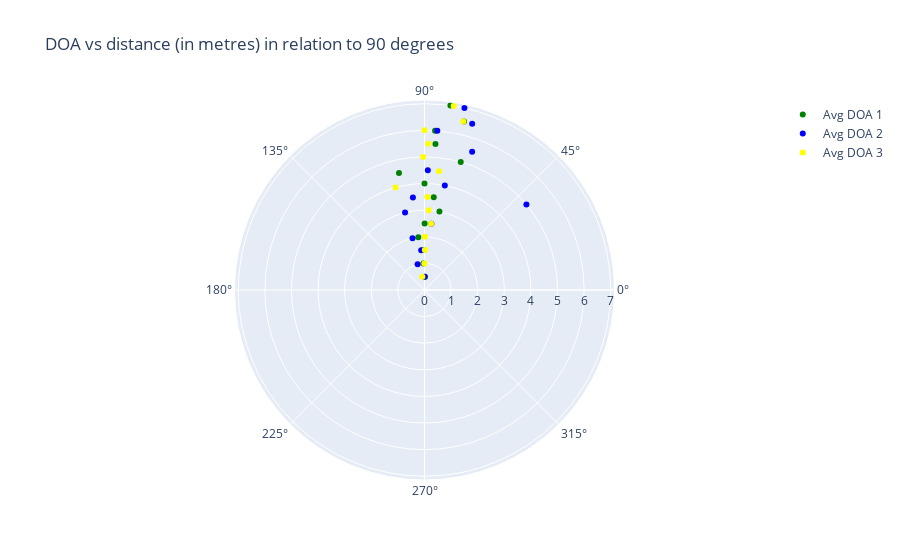

Write notebook code for a chart like this one.
### Code cell
fig = go.Figure()

fig.add_trace(go.Scatterpolar(
    r=[0.5,1,1.5,2,2.5,3,3.5,4,4.5,5,5.5,6,6.5,7],
    theta=avg_doa,
    mode='markers',
    marker=dict(color='green'),
    name='Avg DOA 1',
    
    
))

fig.add_trace(go.Scatterpolar(
    r=[0.5,1,1.5,2,2.5,3,3.5,4,4.5,5,5.5,6,6.5,7],
    theta=avg_doa2,
    mode='markers',
    marker=dict(color='blue'),
    name='Avg DOA 2',

))

fig.add_trace(go.Scatterpolar(
    r=[0.5,1,1.5,2,2.5,3,3.5,4,4.5,5,5.5,6,6.5,7],
    theta=avg_doa3,
    mode='markers',
    marker=dict(color='yellow'),
    name='Avg DOA 3',

))

fig.update_layout(
    showlegend=True,
    title='DOA vs distance (in metres) in relation to 90 degrees',

)
fig.show()

### Figure 1 — Plotly figure (JSON) as saved in the notebook; plotly's stock layout.template omitted (floating-point values rounded to 4 significant figures)
{"data": [{"marker": {"color": "green"}, "mode": "markers", "name": "Avg DOA 1", "r": [0.5, 1, 1.5, 2, 2.5, 3, 3.5, 4, 4.5, 5, 5.5, 6, 6.5, 7], "theta": [88.2, 92.3, 91.3, 96.7, 89.9, 79.2, 84.3, 90, 102.3, 74.2, 85.7, 86.2, 76.8, 82], "type": "scatterpolar"}, {"marker": {"color": "blue"}, "mode": "markers", "name": "Avg DOA 2", "r": [0.5, 1, 1.5, 2, 2.5, 3, 3.5, 4, 4.5, 5, 5.5, 6, 6.5, 7], "theta": [89.33, 105, 94.75, 103, 84.1, 104.1, 97.15, 79, 88.4, 40, 71, 85.4, 74, 77.62], "type": "scatterpolar"}, {"marker": {"color": "yellow"}, "mode": "markers", "name": "Avg DOA 3", "r": [0.5, 1, 1.5, 2, 2.5, 3, 3.5, 4, 4.5, 5, 5.5, 6, 6.5, 7], "theta": [99.1, 90.2, 89.5, 89.63, 84.3, 87, 88.17, 105.8, 83, 90.6, 88.5, 90, 77, 81], "type": "scatterpolar"}], "layout": {"showlegend": true, "title": {"text": "DOA vs distance (in metres) in relation to 90 degrees"}}}
